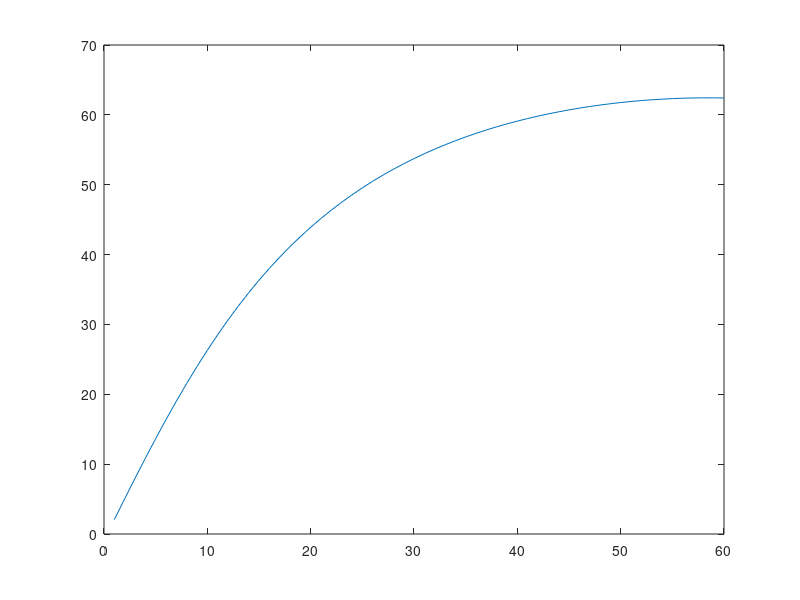

The MATLAB source for this figure: (Note: this script raises an error after producing the figure.)
clc;
clear all;
l = 3.059;
l1 = 0.059;
l2 = 0.6;
aef = 11;
x = 5.5;
pi = 3.1415926;
temp = zeros(60,1);
for a = 1 : 60
    temp(a) = atan(sqrt(x^2 - (l - cos((a+aef)*pi/180) * l - l1)^2) + sin((a+aef)*pi/180) * l - l2 - x)*180/pi;
    
    fprintf('%.2f,',temp(a));
end
atan(1)*180/pi
a = 1:60;
plot(temp);
sftool